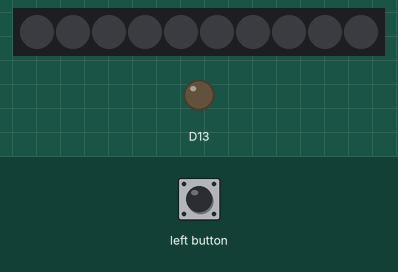
The sketch below on a simulated Adafruit Circuit Playground Express. Parts: 10 RGB LEDs in strip order, left to right, output pins drawn as LEDs (lit = HIGH). The test bench sets the inputs (shaded band). Dim RGB values are drawn brighter than linear.

Above: at 1.2 s.
1.3 s: left button pressed for 0.15 s
At 2.1 s:
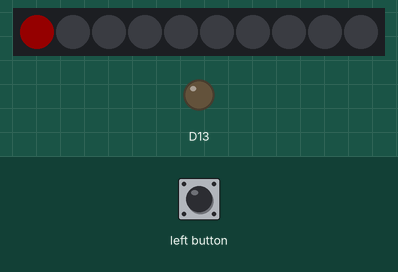
4.4 s: left button pressed for 1 s
At 5.8 s:
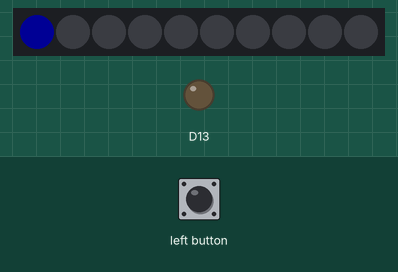
8.4 s: left button pressed for 0.15 s
At 8.9 s:
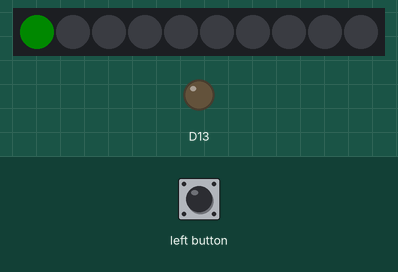
11.5 s: left button pressed for 0.15 s
At 11.95 s:
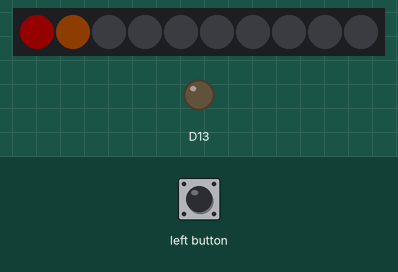
12.2 s: left button pressed for 3.2 s
Timing chart, 0 to 15.2 s (numbered marks = the images above; inputs shaded):
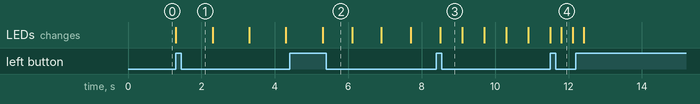

Measured:
- after the input at 1.3 s, the LEDs: change at once (image 1)
- after the input at 4.4 s, the LEDs: change after 0.90 s (image 2)
- after the input at 8.4 s, the LEDs: change after 0.11 s (image 3)
- after the input at 11.5 s, the LEDs: first change at once (image 4 shows a later state)

The sketch:

project_code_lilypad.ino
```cpp
#include <Adafruit_CircuitPlayground.h>
uint8_t pixe_0 = 0;
uint8_t pixe_1 = 0;
uint8_t pixe_2 = 0;
uint8_t pixe_3 = 0;
const int  buttonPin = 4;
int buttonPushCounter = 0;
int buttonState = 0;
int lastButtonState = 0;

void setup() {
  Serial.begin(9600);
  CircuitPlayground.begin();
  pinMode(buttonPin, INPUT);
}

void loop() {
  buttonState = digitalRead(buttonPin);
  if (buttonState != lastButtonState) {
    buttonPushCounter++;
    CircuitPlayground.clearPixels();
    }

    switch(buttonPushCounter) {
    case 1:
      CircuitPlayground.setPixelColor(pixe_0++, 0xFF0000);
      if (pixe_0 == 11) {
      CircuitPlayground.clearPixels();
      pixe_0 = 0;
      }
      delay(1000);
    break;

    case 2:
      CircuitPlayground.setPixelColor(pixe_1++, 0x0000FF);
      if (pixe_1 == 11) {
      CircuitPlayground.clearPixels();
      pixe_1 = 0;
      }
      delay(800);
    break;

    case 3:
      CircuitPlayground.setPixelColor(pixe_2++, 0x08000);
      if (pixe_2 == 11) {
      pixe_2 = 0;
      CircuitPlayground.clearPixels();
      }
    delay(600);
    break;

    case 4:
      CircuitPlayground.setPixelColor(pixe_3++, CircuitPlayground.colorWheel(25 * pixe_3));
      if (pixe_3 == 11) {
        pixe_3 = 0;
        CircuitPlayground.clearPixels();
        }
      delay(300);
      break;
    }
}
```
